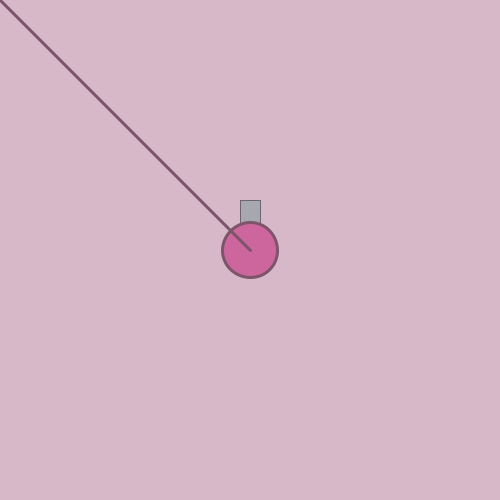
Frame 1 (no input)
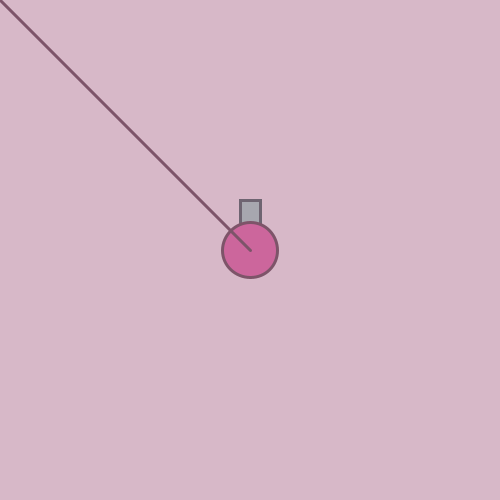
Frame 60 (the mouse pressed at the canvas centre just before this capture)
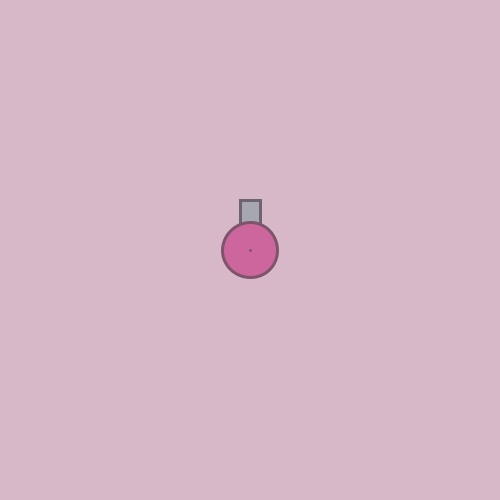
Frame 120 (the mouse held since frame 60 and released just before this capture)

The Processing sketch that drew these frames (run headless with seeded random() and noise(); from frame 60 on, the mouse is pressed at the canvas centre):

// Processing sketch: week07_1_arras01_background_fill_stroke_ellipse_rect_line
// ── week07_1_arras01_background_fill_stroke_ellipse_rect_line.pde
//week07_1_arras01_background_fill_stroke_ellipse_rect_line
void setup(){
  size(500,500);
  
}
float x=250,y=250;
void draw(){
  background(215,184,200);
  fill(167,167,175);
  stroke(110,100,113);
  rect(240,200,20,30);//砲管
  
  fill(204,102,156);
  stroke(125,84,105);
  strokeWeight(3);
  ellipse(x,y,55,55);//圓形本體
  
  line(x,y,mouseX,mouseY);
}
